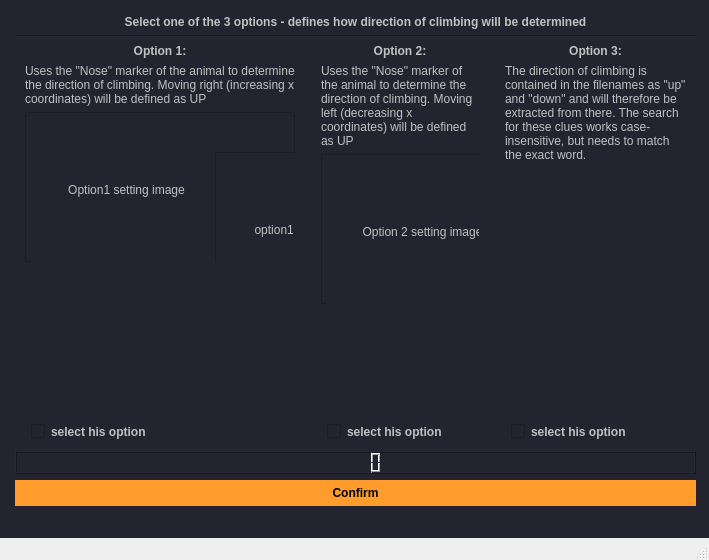
<?xml version="1.0" encoding="UTF-8"?>
<ui version="4.0">
 <class>MainWindow</class>
 <widget class="QMainWindow" name="MainWindow">
  <property name="geometry">
   <rect>
    <x>0</x>
    <y>0</y>
    <width>709</width>
    <height>560</height>
   </rect>
  </property>
  <property name="windowTitle">
   <string>Definition of Direction of Climbing</string>
  </property>
  <property name="windowIcon">
   <iconset>
    <normaloff>resources/lizard_icon.png</normaloff>resources/lizard_icon.png</iconset>
  </property>
  <widget class="QWidget" name="centralwidget">
   <property name="styleSheet">
    <string notr="true">/*-----QWidget-----*/
QWidget
{
	background-color: #232430;
	color: #000000;
	border-color: #000000;

}


/*-----QLabel-----*/
QLabel
{
	background-color: #232430;
	color: #c1c1c1;
	border-color: #000000;

}


/*-----QPushButton-----*/
QPushButton
{
	background-color: #ff9c2b;
	color: #000000;
	font-weight: bold;
	border-style: solid;
	border-color: #000000;
	padding: 6px;

}


QPushButton::hover
{
	background-color: #ffaf5d;

}


QPushButton::pressed
{
	background-color: #dd872f;

}

/*-----QCheckBox-----*/
QCheckBox
{
	color: #c1c1c1;
	padding: 6px;
}

/*-----QToolButton-----*/
QToolButton
{
	background-color: #ff9c2b;
	color: #000000;
	font-weight: bold;
	border-style: solid;
	border-color: #000000;
	padding: 6px;

}


QToolButton::hover
{
	background-color: #ffaf5d;

}


QToolButton::pressed
{
	background-color: #dd872f;

}


/*-----QLineEdit-----*/
QLineEdit
{
	background-color: #38394e;
	color: #c1c1c1;
	border-style: solid;
	border-width: 1px;
	border-color: #4a4c68;

}


/*-----QTableView-----*/
QTableView, 
QHeaderView, 
QTableView::item 
{
	background-color: #232430;
	color: #c1c1c1;
	border: none;

}


QTableView::item:selected 
{ 
    background-color: #41424e;
    color: #c1c1c1;

}


QHeaderView::section:horizontal 
{
    background-color: #232430;
	border: 1px solid #37384d;
	padding: 5px;

}


QTableView::indicator{
	background-color: #1d1d28;
	border: 1px solid #37384d;

}


QTableView::indicator:checked{
	image:url(&quot;./ressources/check.png&quot;); /*To replace*/
	background-color: #1d1d28;

}

/*-----QTabWidget-----*/
QTabWidget::pane 
{ 
    border: none;

}


QTabWidget::tab-bar 
{
    left: 5px; 

}


QTabBar::tab 
{
    color: #c1c1c1;
    min-width: 1px;
	padding-left: 25px;
	margin-left:-22px;
    height: 28px;
	border: none;

}


QTabBar::tab:selected 
{
    color: #c1c1c1;
	font-weight: bold;
    height: 28px;

}


QTabBar::tab:!first 
{
    margin-left: -20px;

}


QTabBar::tab:hover 
{
    color: #DDD;

}


/*-----QScrollBar-----*/
QScrollBar:horizontal 
{
    background-color: transparent;
    height: 8px;
    margin: 0px;
    padding: 0px;

}


QScrollBar::handle:horizontal 
{
    border: none;
	min-width: 100px;
    background-color: #56576c;

}


QScrollBar::add-line:horizontal, 
QScrollBar::sub-line:horizontal,
QScrollBar::add-page:horizontal, 
QScrollBar::sub-page:horizontal 
{
    width: 0px;
    background-color: transparent;

}


QScrollBar:vertical 
{
    background-color: transparent;
    width: 8px;
    margin: 0;

}


QScrollBar::handle:vertical 
{
    border: none;
	min-height: 100px;
    background-color: #56576c;

}


QScrollBar::add-line:vertical, 
QScrollBar::sub-line:vertical,
QScrollBar::add-page:vertical, 
QScrollBar::sub-page:vertical 
{
    height: 0px;
    background-color: transparent;

}

/*-----QLCDNumber-----*/
QLCDNumber
{
	color: #456789;    
}
</string>
   </property>
   <widget class="QWidget" name="verticalLayoutWidget">
    <property name="geometry">
     <rect>
      <x>10</x>
      <y>10</y>
      <width>691</width>
      <height>501</height>
     </rect>
    </property>
    <layout class="QVBoxLayout" name="verticalLayout_4">
     <property name="leftMargin">
      <number>5</number>
     </property>
     <property name="topMargin">
      <number>5</number>
     </property>
     <property name="rightMargin">
      <number>5</number>
     </property>
     <property name="bottomMargin">
      <number>5</number>
     </property>
     <item>
      <widget class="QLabel" name="QLabel_guiDescription">
       <property name="font">
        <font>
         <weight>75</weight>
         <bold>true</bold>
        </font>
       </property>
       <property name="text">
        <string>Select one of the 3 options - defines how direction of climbing will be determined</string>
       </property>
       <property name="alignment">
        <set>Qt::AlignCenter</set>
       </property>
       <property name="margin">
        <number>5</number>
       </property>
      </widget>
     </item>
     <item>
      <widget class="Line" name="line">
       <property name="orientation">
        <enum>Qt::Horizontal</enum>
       </property>
      </widget>
     </item>
     <item>
      <layout class="QHBoxLayout" name="horizontalLayout_2">
       <item>
        <layout class="QVBoxLayout" name="verticalLayout_5">
         <property name="leftMargin">
          <number>10</number>
         </property>
         <property name="rightMargin">
          <number>10</number>
         </property>
         <item>
          <widget class="QLabel" name="QLabel_option1">
           <property name="sizePolicy">
            <sizepolicy hsizetype="Preferred" vsizetype="Preferred">
             <horstretch>0</horstretch>
             <verstretch>0</verstretch>
            </sizepolicy>
           </property>
           <property name="font">
            <font>
             <weight>75</weight>
             <bold>true</bold>
            </font>
           </property>
           <property name="layoutDirection">
            <enum>Qt::LeftToRight</enum>
           </property>
           <property name="text">
            <string>Option 1:</string>
           </property>
           <property name="alignment">
            <set>Qt::AlignHCenter|Qt::AlignTop</set>
           </property>
          </widget>
         </item>
         <item>
          <widget class="QLabel" name="QLabel_option1_description">
           <property name="text">
            <string>Uses the &quot;Nose&quot; marker of the animal to determine the direction of climbing. Moving right (increasing x coordinates) will be defined as UP</string>
           </property>
           <property name="wordWrap">
            <bool>true</bool>
           </property>
          </widget>
         </item>
         <item>
          <widget class="QFrame" name="frame_4">
           <property name="minimumSize">
            <size>
             <width>0</width>
             <height>150</height>
            </size>
           </property>
           <property name="frameShape">
            <enum>QFrame::StyledPanel</enum>
           </property>
           <property name="frameShadow">
            <enum>QFrame::Raised</enum>
           </property>
           <widget class="QLabel" name="QLabel_option1_image">
            <property name="geometry">
             <rect>
              <x>6</x>
              <y>2</y>
              <width>191</width>
              <height>151</height>
             </rect>
            </property>
            <property name="text">
             <string>Option1 setting image</string>
            </property>
            <property name="alignment">
             <set>Qt::AlignCenter</set>
            </property>
           </widget>
           <widget class="QFrame" name="frame_5">
            <property name="geometry">
             <rect>
              <x>190</x>
              <y>40</y>
              <width>191</width>
              <height>150</height>
             </rect>
            </property>
            <property name="minimumSize">
             <size>
              <width>0</width>
              <height>150</height>
             </size>
            </property>
            <property name="frameShape">
             <enum>QFrame::StyledPanel</enum>
            </property>
            <property name="frameShadow">
             <enum>QFrame::Raised</enum>
            </property>
            <widget class="QLabel" name="label_13">
             <property name="geometry">
              <rect>
               <x>6</x>
               <y>2</y>
               <width>181</width>
               <height>151</height>
              </rect>
             </property>
             <property name="text">
              <string>option1 setting image</string>
             </property>
             <property name="alignment">
              <set>Qt::AlignCenter</set>
             </property>
            </widget>
           </widget>
          </widget>
         </item>
         <item>
          <spacer name="verticalSpacer_4">
           <property name="orientation">
            <enum>Qt::Vertical</enum>
           </property>
           <property name="sizeHint" stdset="0">
            <size>
             <width>20</width>
             <height>40</height>
            </size>
           </property>
          </spacer>
         </item>
         <item>
          <widget class="QCheckBox" name="QcheckBox_option1">
           <property name="sizePolicy">
            <sizepolicy hsizetype="Minimum" vsizetype="Fixed">
             <horstretch>0</horstretch>
             <verstretch>0</verstretch>
            </sizepolicy>
           </property>
           <property name="font">
            <font>
             <weight>75</weight>
             <bold>true</bold>
            </font>
           </property>
           <property name="layoutDirection">
            <enum>Qt::LeftToRight</enum>
           </property>
           <property name="text">
            <string>select his option</string>
           </property>
          </widget>
         </item>
        </layout>
       </item>
       <item>
        <layout class="QVBoxLayout" name="verticalLayout_6">
         <property name="leftMargin">
          <number>10</number>
         </property>
         <property name="rightMargin">
          <number>10</number>
         </property>
         <item>
          <widget class="QLabel" name="QLabel_option2">
           <property name="sizePolicy">
            <sizepolicy hsizetype="Preferred" vsizetype="Preferred">
             <horstretch>0</horstretch>
             <verstretch>0</verstretch>
            </sizepolicy>
           </property>
           <property name="font">
            <font>
             <weight>75</weight>
             <bold>true</bold>
            </font>
           </property>
           <property name="layoutDirection">
            <enum>Qt::LeftToRight</enum>
           </property>
           <property name="text">
            <string>Option 2:</string>
           </property>
           <property name="alignment">
            <set>Qt::AlignHCenter|Qt::AlignTop</set>
           </property>
          </widget>
         </item>
         <item>
          <widget class="QLabel" name="QLabel_option2_description">
           <property name="text">
            <string>&lt;html&gt;&lt;head/&gt;&lt;body&gt;&lt;p&gt;Uses the &amp;quot;Nose&amp;quot; marker of the animal to determine the direction of climbing. Moving left (decreasing x coordinates) will be defined as UP&lt;/p&gt;&lt;/body&gt;&lt;/html&gt;</string>
           </property>
           <property name="wordWrap">
            <bool>true</bool>
           </property>
          </widget>
         </item>
         <item>
          <widget class="QFrame" name="frame_6">
           <property name="minimumSize">
            <size>
             <width>0</width>
             <height>150</height>
            </size>
           </property>
           <property name="frameShape">
            <enum>QFrame::StyledPanel</enum>
           </property>
           <property name="frameShadow">
            <enum>QFrame::Raised</enum>
           </property>
           <widget class="QLabel" name="QLabel_option2_image">
            <property name="geometry">
             <rect>
              <x>6</x>
              <y>2</y>
              <width>191</width>
              <height>151</height>
             </rect>
            </property>
            <property name="text">
             <string>Option 2 setting image</string>
            </property>
            <property name="alignment">
             <set>Qt::AlignCenter</set>
            </property>
           </widget>
          </widget>
         </item>
         <item>
          <spacer name="verticalSpacer_5">
           <property name="orientation">
            <enum>Qt::Vertical</enum>
           </property>
           <property name="sizeHint" stdset="0">
            <size>
             <width>20</width>
             <height>40</height>
            </size>
           </property>
          </spacer>
         </item>
         <item>
          <widget class="QCheckBox" name="QcheckBox_option2">
           <property name="sizePolicy">
            <sizepolicy hsizetype="Minimum" vsizetype="Fixed">
             <horstretch>0</horstretch>
             <verstretch>0</verstretch>
            </sizepolicy>
           </property>
           <property name="font">
            <font>
             <weight>75</weight>
             <bold>true</bold>
            </font>
           </property>
           <property name="layoutDirection">
            <enum>Qt::LeftToRight</enum>
           </property>
           <property name="styleSheet">
            <string notr="true"/>
           </property>
           <property name="text">
            <string>select his option</string>
           </property>
          </widget>
         </item>
        </layout>
       </item>
       <item>
        <layout class="QVBoxLayout" name="verticalLayout_7">
         <property name="leftMargin">
          <number>10</number>
         </property>
         <property name="rightMargin">
          <number>10</number>
         </property>
         <item>
          <widget class="QLabel" name="QLabel_option3">
           <property name="sizePolicy">
            <sizepolicy hsizetype="Preferred" vsizetype="Preferred">
             <horstretch>0</horstretch>
             <verstretch>0</verstretch>
            </sizepolicy>
           </property>
           <property name="font">
            <font>
             <weight>75</weight>
             <bold>true</bold>
            </font>
           </property>
           <property name="layoutDirection">
            <enum>Qt::LeftToRight</enum>
           </property>
           <property name="text">
            <string>Option 3:</string>
           </property>
           <property name="alignment">
            <set>Qt::AlignHCenter|Qt::AlignTop</set>
           </property>
          </widget>
         </item>
         <item>
          <widget class="QLabel" name="QLabel_option3_description">
           <property name="text">
            <string>&lt;html&gt;&lt;head/&gt;&lt;body&gt;&lt;p&gt;The direction of climbing is contained in the filenames as &amp;quot;up&amp;quot; and &amp;quot;down&amp;quot; and will therefore be extracted from there. The search for these clues works case-insensitive, but needs to match the exact word.&lt;/p&gt;&lt;/body&gt;&lt;/html&gt;</string>
           </property>
           <property name="wordWrap">
            <bool>true</bool>
           </property>
          </widget>
         </item>
         <item>
          <spacer name="verticalSpacer_6">
           <property name="orientation">
            <enum>Qt::Vertical</enum>
           </property>
           <property name="sizeHint" stdset="0">
            <size>
             <width>20</width>
             <height>40</height>
            </size>
           </property>
          </spacer>
         </item>
         <item>
          <widget class="QCheckBox" name="QcheckBox_option3">
           <property name="sizePolicy">
            <sizepolicy hsizetype="Minimum" vsizetype="Fixed">
             <horstretch>0</horstretch>
             <verstretch>0</verstretch>
            </sizepolicy>
           </property>
           <property name="font">
            <font>
             <weight>75</weight>
             <bold>true</bold>
            </font>
           </property>
           <property name="layoutDirection">
            <enum>Qt::LeftToRight</enum>
           </property>
           <property name="text">
            <string>select his option</string>
           </property>
          </widget>
         </item>
        </layout>
       </item>
      </layout>
     </item>
     <item>
      <widget class="QLCDNumber" name="lcdNumber">
       <property name="font">
        <font>
         <weight>50</weight>
         <bold>false</bold>
         <kerning>true</kerning>
        </font>
       </property>
       <property name="frameShadow">
        <enum>QFrame::Raised</enum>
       </property>
      </widget>
     </item>
     <item>
      <widget class="QPushButton" name="QpushButton_confirm">
       <property name="text">
        <string>Confirm</string>
       </property>
      </widget>
     </item>
    </layout>
   </widget>
  </widget>
  <widget class="QMenuBar" name="menubar">
   <property name="geometry">
    <rect>
     <x>0</x>
     <y>0</y>
     <width>709</width>
     <height>21</height>
    </rect>
   </property>
  </widget>
  <widget class="QStatusBar" name="statusbar"/>
 </widget>
 <resources>
  <include location="resources.qrc"/>
 </resources>
 <connections/>
</ui>
